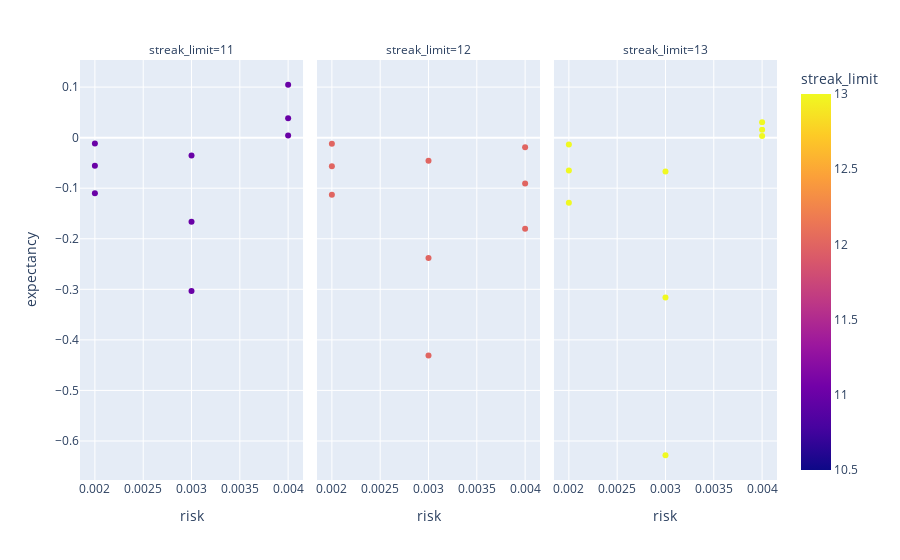

The notebook cell this image was saved under:
### Code cell
px.scatter(df, x = 'risk', y = 'expectancy', color = 'streak_limit', facet_col='streak_limit')

### Figure 1 — Plotly figure (JSON) as saved in the notebook; plotly's stock layout.template omitted (floating-point values rounded to 4 significant figures)
{"data": [{"hovertemplate": "streak_limit=%{marker.color}<br>risk=%{x}<br>expectancy=%{y}<extra></extra>", "legendgroup": "", "marker": {"color": [11, 11, 11, 11, 11, 11, 11, 11, 11], "coloraxis": "coloraxis", "symbol": "circle"}, "mode": "markers", "name": "", "orientation": "v", "showlegend": false, "type": "scatter", "x": [0.002, 0.003, 0.004, 0.002, 0.003, 0.004, 0.002, 0.003, 0.004], "xaxis": "x", "y": [-0.01163, -0.03508, 0.004258, -0.05538, -0.1664, 0.1046, -0.1101, -0.3034, 0.03828], "yaxis": "y"}, {"hovertemplate": "streak_limit=%{marker.color}<br>risk=%{x}<br>expectancy=%{y}<extra></extra>", "legendgroup": "", "marker": {"color": [12, 12, 12, 12, 12, 12, 12, 12, 12], "coloraxis": "coloraxis", "symbol": "circle"}, "mode": "markers", "name": "", "orientation": "v", "showlegend": false, "type": "scatter", "x": [0.002, 0.003, 0.004, 0.002, 0.003, 0.004, 0.002, 0.003, 0.004], "xaxis": "x2", "y": [-0.01192, -0.04574, -0.01901, -0.05674, -0.2382, -0.09058, -0.1128, -0.4308, -0.1801], "yaxis": "y2"}, {"hovertemplate": "streak_limit=%{marker.color}<br>risk=%{x}<br>expectancy=%{y}<extra></extra>", "legendgroup": "", "marker": {"color": [13, 13, 13, 13, 13, 13, 13, 13, 13], "coloraxis": "coloraxis", "symbol": "circle"}, "mode": "markers", "name": "", "orientation": "v", "showlegend": false, "type": "scatter", "x": [0.002, 0.003, 0.004, 0.002, 0.003, 0.004, 0.002, 0.003, 0.004], "xaxis": "x3", "y": [-0.01364, -0.06677, 0.003436, -0.06485, -0.3162, 0.01547, -0.1289, -0.6282, 0.03061], "yaxis": "y3"}], "layout": {"annotations": [{"font": {}, "showarrow": false, "text": "streak_limit=11", "x": 0.16, "xanchor": "center", "xref": "paper", "y": 1, "yanchor": "bottom", "yref": "paper"}, {"font": {}, "showarrow": false, "text": "streak_limit=12", "x": 0.5, "xanchor": "center", "xref": "paper", "y": 1, "yanchor": "bottom", "yref": "paper"}, {"font": {}, "showarrow": false, "text": "streak_limit=13", "x": 0.84, "xanchor": "center", "xref": "paper", "y": 1, "yanchor": "bottom", "yref": "paper"}], "coloraxis": {"colorbar": {"title": {"text": "streak_limit"}}, "colorscale": [[0, "#0d0887"], [0.1111, "#46039f"], [0.2222, "#7201a8"], [0.3333, "#9c179e"], [0.4444, "#bd3786"], [0.5556, "#d8576b"], [0.6667, "#ed7953"], [0.7778, "#fb9f3a"], [0.8889, "#fdca26"], [1, "#f0f921"]]}, "legend": {"tracegroupgap": 0}, "margin": {"t": 60}, "xaxis": {"anchor": "y", "domain": [0, 0.32], "title": {"text": "risk"}}, "xaxis2": {"anchor": "y2", "domain": [0.34, 0.66], "matches": "x", "title": {"text": "risk"}}, "xaxis3": {"anchor": "y3", "domain": [0.68, 1.0], "matches": "x", "title": {"text": "risk"}}, "yaxis": {"anchor": "x", "domain": [0, 1], "title": {"text": "expectancy"}}, "yaxis2": {"anchor": "x2", "domain": [0, 1], "matches": "y", "showticklabels": false}, "yaxis3": {"anchor": "x3", "domain": [0, 1], "matches": "y", "showticklabels": false}}}
